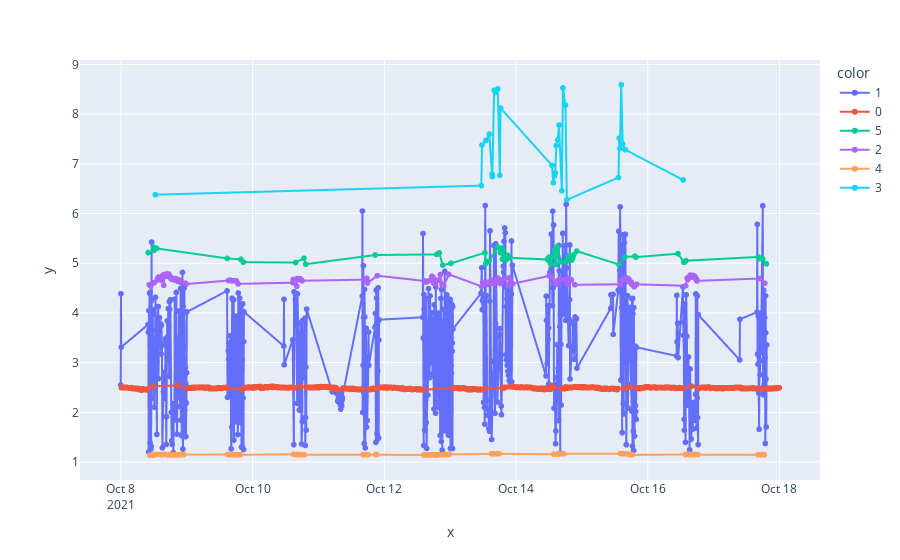

The notebook cell this image was saved under:
### Code cell
px.line(x=trock_5T.index, y=trock_5T.kw, color=labels, markers=True)
#px.scatter(x=trock_5T.index, y=trock_5T.kw, color=labels)

### Figure 1 — Plotly figure (JSON) as saved in the notebook; plotly's stock layout.template omitted (floating-point values rounded to 4 significant figures; data arrays with more than 128 entries replaced by an {"elided": "..."} marker saying what was removed)
{"data": [{"hovertemplate": "color=1<br>x=%{x}<br>y=%{y}<extra></extra>", "legendgroup": "1", "line": {"color": "#636efa", "dash": "solid"}, "marker": {"symbol": "circle"}, "mode": "lines+markers", "name": "1", "showlegend": true, "type": "scattergl", "x": {"elided": "528 str values"}, "xaxis": "x", "y": {"elided": "528 float values"}, "yaxis": "y"}, {"hovertemplate": "color=0<br>x=%{x}<br>y=%{y}<extra></extra>", "legendgroup": "0", "line": {"color": "#EF553B", "dash": "solid"}, "marker": {"symbol": "circle"}, "mode": "lines+markers", "name": "0", "showlegend": true, "type": "scattergl", "x": {"elided": "1947 str values"}, "xaxis": "x", "y": {"elided": "1947 float values"}, "yaxis": "y"}, {"hovertemplate": "color=5<br>x=%{x}<br>y=%{y}<extra></extra>", "legendgroup": "5", "line": {"color": "#00cc96", "dash": "solid"}, "marker": {"symbol": "circle"}, "mode": "lines+markers", "name": "5", "showlegend": true, "type": "scattergl", "x": ["2021-10-08T09:55:00", "2021-10-08T11:55:00", "2021-10-08T12:00:00", "2021-10-08T12:25:00", "2021-10-08T13:00:00", "2021-10-09T14:45:00", "2021-10-09T19:40:00", "2021-10-09T20:35:00", "2021-10-10T15:40:00", "2021-10-10T18:40:00", "2021-10-10T19:20:00", "2021-10-11T20:40:00", "2021-10-12T19:05:00", "2021-10-12T20:00:00", "2021-10-12T21:15:00", "2021-10-13T00:15:00", "2021-10-13T12:40:00", "2021-10-13T12:55:00", "2021-10-13T14:10:00", "2021-10-13T17:15:00", "2021-10-13T18:00:00", "2021-10-13T18:15:00", "2021-10-13T18:45:00", "2021-10-13T18:50:00", "2021-10-13T19:00:00", "2021-10-13T19:05:00", "2021-10-13T20:20:00", "2021-10-13T20:35:00", "2021-10-13T20:50:00", "2021-10-13T21:05:00", "2021-10-13T21:35:00", "2021-10-13T21:55:00", "2021-10-14T11:25:00", "2021-10-14T11:45:00", "2021-10-14T12:00:00", "2021-10-14T12:15:00", "2021-10-14T12:30:00", "2021-10-14T12:35:00", "2021-10-14T13:55:00", "2021-10-14T14:10:00", "2021-10-14T14:35:00", "2021-10-14T15:05:00", "2021-10-14T16:15:00", "2021-10-14T18:10:00", "2021-10-14T19:00:00", "2021-10-14T19:15:00", "2021-10-14T19:55:00", "2021-10-14T20:15:00", "2021-10-14T20:35:00", "2021-10-14T21:00:00", "2021-10-14T22:05:00", "2021-10-15T13:30:00", "2021-10-15T15:40:00", "2021-10-15T19:20:00", "2021-10-15T19:40:00", "2021-10-16T11:00:00", "2021-10-16T13:10:00", "2021-10-16T13:25:00", "2021-10-16T13:55:00", "2021-10-17T16:15:00", "2021-10-17T16:40:00", "2021-10-17T17:50:00", "2021-10-17T19:15:00"], "xaxis": "x", "y": [5.215, 5.259, 5.318, 5.298, 5.298, 5.096, 5.077, 5.021, 5.013, 5.099, 4.981, 5.165, 5.178, 5.208, 4.962, 4.997, 5.212, 4.991, 5.043, 5.325, 5.303, 5.213, 5.214, 5.306, 5.08, 5.276, 5.07, 5.101, 5.163, 5.14, 5.119, 5.109, 5.075, 5.106, 5.118, 5.128, 5.01, 4.979, 5.25, 5.126, 4.975, 5.335, 5.034, 5.027, 5.105, 5.153, 5.126, 5.061, 5.101, 5.171, 5.244, 4.973, 5.125, 5.142, 5.123, 5.192, 5.018, 5.025, 5.051, 5.126, 5.091, 5.091, 4.988], "yaxis": "y"}, {"hovertemplate": "color=2<br>x=%{x}<br>y=%{y}<extra></extra>", "legendgroup": "2", "line": {"color": "#ab63fa", "dash": "solid"}, "marker": {"symbol": "circle"}, "mode": "lines+markers", "name": "2", "showlegend": true, "type": "scattergl", "x": {"elided": "182 str values"}, "xaxis": "x", "y": {"elided": "182 float values"}, "yaxis": "y"}, {"hovertemplate": "color=4<br>x=%{x}<br>y=%{y}<extra></extra>", "legendgroup": "4", "line": {"color": "#FFA15A", "dash": "solid"}, "marker": {"symbol": "circle"}, "mode": "lines+markers", "name": "4", "showlegend": true, "type": "scattergl", "x": {"elided": "131 str values"}, "xaxis": "x", "y": {"elided": "131 float values"}, "yaxis": "y"}, {"hovertemplate": "color=3<br>x=%{x}<br>y=%{y}<extra></extra>", "legendgroup": "3", "line": {"color": "#19d3f3", "dash": "solid"}, "marker": {"symbol": "circle"}, "mode": "lines+markers", "name": "3", "showlegend": true, "type": "scattergl", "x": ["2021-10-08T12:30:00", "2021-10-13T11:20:00", "2021-10-13T11:35:00", "2021-10-13T13:00:00", "2021-10-13T14:15:00", "2021-10-13T15:15:00", "2021-10-13T15:20:00", "2021-10-13T16:00:00", "2021-10-13T16:40:00", "2021-10-13T17:20:00", "2021-10-13T18:05:00", "2021-10-13T18:20:00", "2021-10-14T13:05:00", "2021-10-14T13:35:00", "2021-10-14T14:00:00", "2021-10-14T14:15:00", "2021-10-14T14:40:00", "2021-10-14T15:10:00", "2021-10-14T15:40:00", "2021-10-14T16:40:00", "2021-10-14T17:05:00", "2021-10-14T18:00:00", "2021-10-14T18:30:00", "2021-10-15T13:20:00", "2021-10-15T13:35:00", "2021-10-15T13:50:00", "2021-10-15T14:20:00", "2021-10-15T14:50:00", "2021-10-15T15:45:00", "2021-10-16T12:55:00"], "xaxis": "x", "y": [6.379, 6.562, 7.377, 7.471, 7.599, 6.793, 6.745, 8.48, 8.438, 8.508, 6.768, 8.123, 6.969, 6.62, 6.758, 6.815, 7.366, 7.482, 7.78, 6.458, 8.527, 8.18, 6.276, 6.725, 7.515, 7.309, 8.591, 7.403, 7.285, 6.675], "yaxis": "y"}], "layout": {"legend": {"title": {"text": "color"}, "tracegroupgap": 0}, "margin": {"t": 60}, "xaxis": {"anchor": "y", "domain": [0, 1], "title": {"text": "x"}}, "yaxis": {"anchor": "x", "domain": [0, 1], "title": {"text": "y"}}}}
